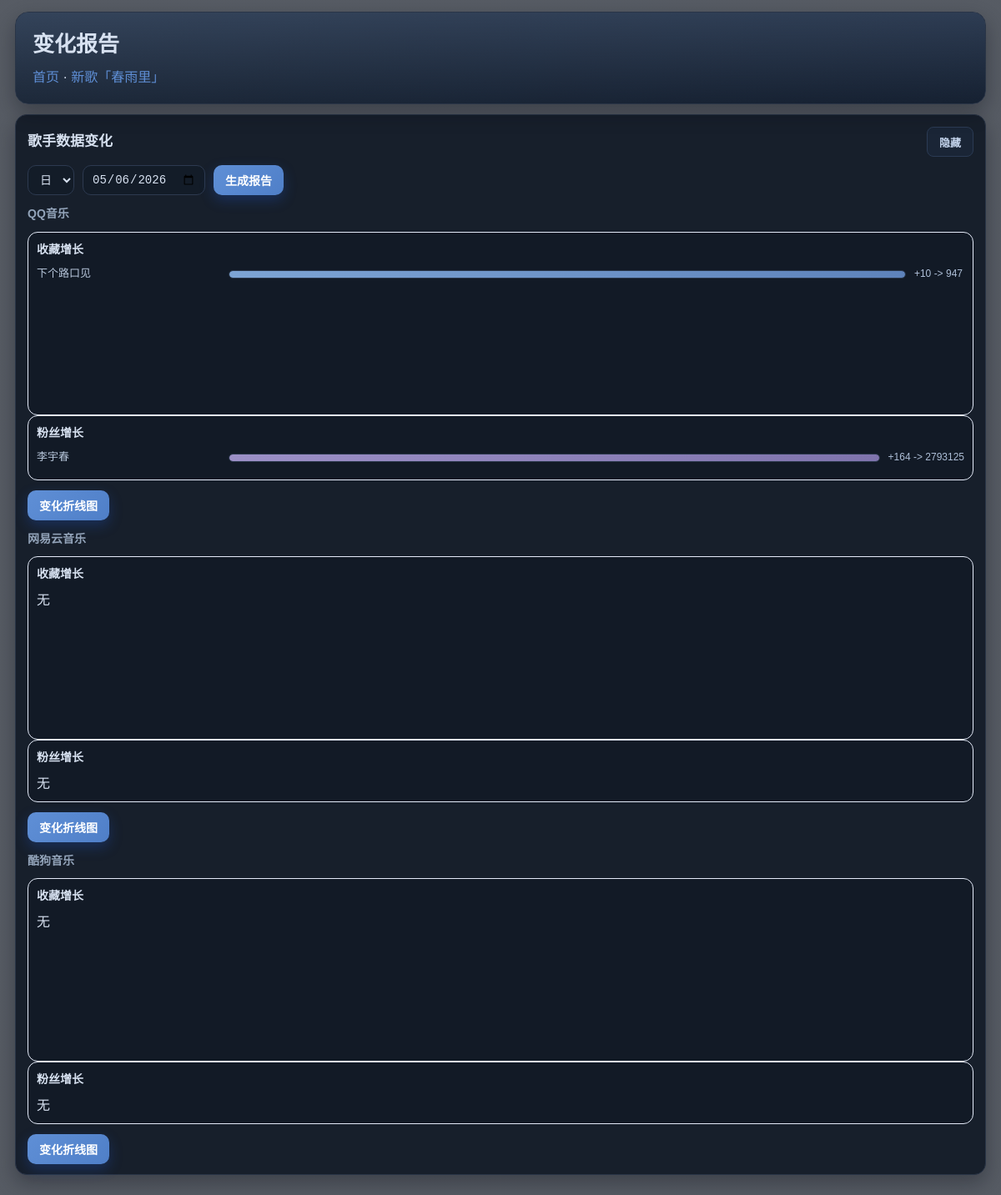
Screenshot of /changereport with the database file from the repository.
### tables this page shows
CREATE TABLE metric_changes_m202605 (
                id INTEGER PRIMARY KEY AUTOINCREMENT,
                run_at TEXT NOT NULL,
                artist_mid TEXT NOT NULL,
                song_mid TEXT NOT NULL,
                song_name TEXT,
                metric TEXT NOT NULL,
                old_value INTEGER NOT NULL,
                new_value INTEGER NOT NULL,
                delta INTEGER NOT NULL,
                snapshot_db TEXT NOT NULL
            );

CREATE TABLE artist_metric_changes_m202605 (
                id INTEGER PRIMARY KEY AUTOINCREMENT,
                run_at TEXT NOT NULL,
                artist_mid TEXT NOT NULL,
                artist_name TEXT,
                metric TEXT NOT NULL,
                old_value INTEGER NOT NULL,
                new_value INTEGER NOT NULL,
                delta INTEGER NOT NULL,
                snapshot_db TEXT NOT NULL
            );

### src/qqmusic_crawler/web_main.py (the view)
@app.get("/changereport", response_class=HTMLResponse)
async def changereport_page(request: Request, platform: str = "qq") -> HTMLResponse:
    context = _base_context(platform)
    context.update(await _run_in_thread(_changereport_payload))
    context["request"] = request
    return templates.TemplateResponse("changereport.html", context)

### templates/changereport.html (shortened to what this page needs)
<!DOCTYPE html>
<html lang="zh-CN">
<head>
</head>
<body>
  <div class="page">
  <div class="header-card">
    <h1 class="title">变化报告</h1>
    <div class="header-actions">
      <span class="nav-links" style="margin-right: 12px;"><a href="/">首页</a> · <a href="/new-song">新歌「{{ new_song_name }}」</a></span>
    </div>
  </div>
  <div class="block">
    <div class="block-head">
      <h3>歌手数据变化</h3>
      <button type="button" class="block-toggle" data-target="block-report-body" aria-expanded="true">隐藏</button>
    </div>
    <div id="block-report-body" class="block-body--collapsible is-open">
    <form method="post" action="/action/report-changes" class="row js-progress-form" data-progress-label="生成变化报告中">
      <select id="report-mode" name="report_mode" aria-label="报告粒度">
        <option value="day" {% if report_mode == 'day' %}selected{% endif %}>日</option>
      </select>
      <input
        id="report-value-day"
        type="date"
        placeholder="请选择日期"
        value="{% if report_mode == 'day' %}{{ report_value }}{% endif %}"
        aria-label="报告日期（按日）"
      />
      <button type="submit">生成报告</button>
    </form>
    <div class="report-platform-grid">
    {% for plat in platforms %}
      {% set result = reports_by_platform.get(plat, {}) %}
      <div class="report-platform-block">
        <h4 class="subtitle" style="margin: 0 0 10px;">{{ platform_display_names.get(plat, plat) }}</h4>
        {% if result.get("ok") %}
      <div class="chart-card chart-card-fixed">
        <div class="chart-title">收藏增长</div>
      <div class="chart-content-scroll">
      {% if result.get("favorite_chart_rows") %}
      {% set favorite_rows = result.get("favorite_chart_rows", []) %}
      {% set favorite_max_abs = (favorite_rows | map(attribute='delta_abs') | max) %}
      {% for row in favorite_rows %}
      {% set width = ((row.get("delta_abs") or 0) * 100 / (favorite_max_abs or 1)) %}
      <div class="chart-row">
        <div class="chart-label">{{ row.get("name") }}</div>
        <div class="chart-track">
          <div class="chart-fill chart-fill-fav" style="width: {{ '%.2f'|format(width) }}%;"></div>
        </div>
        <div class="chart-value">{{ "%+d"|format(row.get("delta") or 0) }} -&gt; {{ row.get("new_value") if row.get("new_value") is not none else "-" }}</div>
      </div>
      {% endfor %}
      {% else %}
      <div>无</div>
      {% endif %}
      </div>
      </div>
      <div class="chart-card">
        <div class="chart-title">粉丝增长</div>
      {% if result.get("artist_chart_rows") %}
      {% set artist_rows = result.get("artist_chart_rows", []) %}
      {% set artist_max_abs = (artist_rows | map(attribute='delta_abs') | max) %}
      {% for row in artist_rows %}
      {% set width = ((row.get("delta_abs") or 0) * 100 / (artist_max_abs or 1)) %}
      <div class="chart-row">
        <div class="chart-label">{{ row.get("name") }}</div>
        <div class="chart-track">
          <div class="chart-fill chart-fill-fans" style="width: {{ '%.2f'|format(width) }}%;"></div>
        </div>
        <div class="chart-value">{{ "%+d"|format(row.get("delta") or 0) }} -&gt; {{ row.get("new_value") if row.get("new_value") is not none else "-" }}</div>
      </div>
      {% endfor %}
      {% else %}
      <div>无</div>
      {% endif %}
      </div>
      <div class="row" style="margin-top: 12px;">
        <button type="button" class="js-btn-report-chart"
          data-platform="{{ plat }}"
          data-report-mode="{{ report_mode }}"
          data-report-value="{{ report_value }}"
          data-report-artist-mid="{{ report_artist_mids.get(plat, '') }}"
          onclick="typeof window.showReportChart === 'function' && window.showReportChart(this);"
        >变化折线图</button>
      </div>
        {% else %}
      <div class="err">{{ result.get("error", "加载失败") }}</div>
        {% endif %}
      </div>
    {% endfor %}
    </div>
    </div>
  </div>
  </div>
</body>
</html>

### rows the page displays
metric_changes_m202605: get "下个路口见", {{ '%.2f'|format(width) }} 100.00 (drawn), row "+10", new_value "947"
artist_metric_changes_m202605: get "李宇春", {{ '%.2f'|format(width) }} 100.00 (drawn), row "+164", new_value "2793125"

### other values shown
{{ new_song_name }} "春雨里"
{{ platform_display_names.get(plat, plat) }} "QQ音乐" "网易云音乐" "酷狗音乐"
